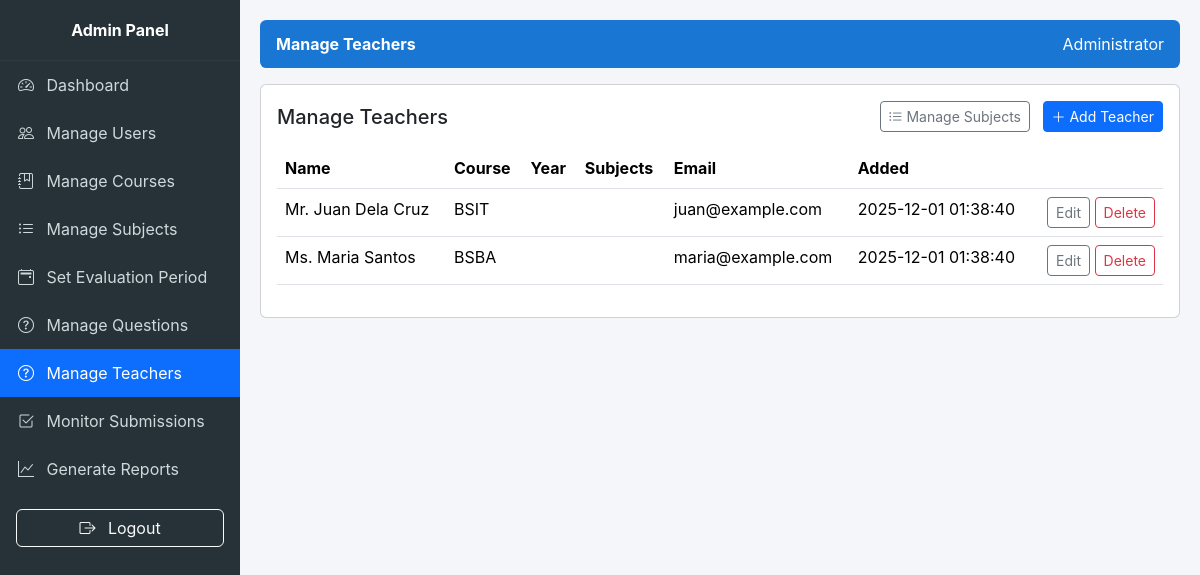
Page /manage_teachers.php (signed in) on the committed database.
### tables this page shows
CREATE TABLE IF NOT EXISTS teachers (
  id INT AUTO_INCREMENT PRIMARY KEY,
  name VARCHAR(150) NOT NULL,
  course VARCHAR(100),
  year VARCHAR(16),
  description TEXT,
  email VARCHAR(150),
  avatar VARCHAR(255) NULL,
  created_at DATETIME DEFAULT CURRENT_TIMESTAMP
);

### manage_teachers.php (the view, shortened to what this page needs)
<?php
require_once 'functions.php';
try {
    $conn->exec("
      CREATE TABLE IF NOT EXISTS subjects (
        id INT AUTO_INCREMENT PRIMARY KEY,
        subject_code VARCHAR(100) NOT NULL,
        subject_title VARCHAR(255) NOT NULL,
        course VARCHAR(100) NOT NULL,
        year VARCHAR(16) NOT NULL,
        created_at DATETIME DEFAULT CURRENT_TIMESTAMP,
        UNIQUE KEY ux_subject_code_course_year (subject_code, course, year)
      ) ENGINE=InnoDB DEFAULT CHARSET=utf8mb4;
    ");
} catch (Exception $e) {  }
try {
    $conn->exec("
      CREATE TABLE IF NOT EXISTS teacher_subjects (
        id INT AUTO_INCREMENT PRIMARY KEY,
        teacher_id INT NOT NULL,
        subject_id INT NOT NULL,
        created_at DATETIME DEFAULT CURRENT_TIMESTAMP,
        UNIQUE KEY ux_teacher_subject (teacher_id, subject_id),
        CONSTRAINT fk_ts_teacher FOREIGN KEY (teacher_id) REFERENCES teachers(id) ON DELETE CASCADE,
        CONSTRAINT fk_ts_subject FOREIGN KEY (subject_id) REFERENCES subjects(id) ON DELETE CASCADE
      ) ENGINE=InnoDB DEFAULT CHARSET=utf8mb4;
    ");
} catch (Exception $e) {  }
$teachers = $conn->query('SELECT id, name, course, year, email, description, created_at FROM teachers ORDER BY name ASC')->fetchAll(PDO::FETCH_ASSOC);
$maps = [];
?>
<div class="card p-3">
  <div class="d-flex justify-content-between align-items-center mb-3">
    <h5 class="mb-0">Manage Teachers</h5>
    <div>
      <a class="btn btn-outline-secondary btn-sm me-2" href="manage_subjects.php"><i class="bi bi-list-ul"></i> Manage Subjects</a>
      <button id="addTeacherBtn" class="btn btn-primary btn-sm" data-bs-toggle="modal" data-bs-target="#addTeacherModal"><i class="bi bi-plus-lg"></i> Add Teacher</button>
    </div>
  </div>
  <div class="table-responsive">
    <table class="table table-hover">
      <thead><tr><th>Name</th><th>Course</th><th>Year</th><th>Subjects</th><th>Email</th><th>Added</th><th></th></tr></thead>
      <tbody>
        <?php if (empty($teachers)): ?>
          <tr><td colspan="7" class="text-center py-3">No teachers found.</td></tr>
        <?php else: foreach($teachers as $t): ?>
          <tr>
            <td><?php echo htmlspecialchars($t['name']); ?></td>
            <td><?php echo htmlspecialchars($t['course']); ?></td>
            <td><?php echo htmlspecialchars($t['year']); ?></td>
            <td>
              <?php
                $list = $maps[$t['id']] ?? [];
              ?>
            </td>
            <td><?php echo htmlspecialchars($t['email']); ?></td>
            <td><?php echo htmlspecialchars($t['created_at']); ?></td>
            <td class="text-end">
              <button class="btn btn-sm btn-outline-secondary editTeacherBtn"
                      type="button"
                      data-id="<?php echo (int)$t['id']; ?>"
                      data-name="<?php echo htmlspecialchars($t['name'], ENT_QUOTES); ?>"
                      data-course="<?php echo htmlspecialchars($t['course'], ENT_QUOTES); ?>"
                      data-year="<?php echo htmlspecialchars($t['year'], ENT_QUOTES); ?>"
                      data-email="<?php echo htmlspecialchars($t['email'], ENT_QUOTES); ?>"
                      data-desc="<?php echo htmlspecialchars($t['description'], ENT_QUOTES); ?>"
                      data-subjects="<?php echo htmlspecialchars(json_encode(array_map(function($it){ return (int)$it['subject_id']; }, $list)), ENT_QUOTES); ?>">
                Edit
              </button>
              <form method="post" action="manage_teachers.php" style="display:inline" onsubmit="return confirm('Delete teacher? This action cannot be undone.');">
                <button class="btn btn-sm btn-outline-danger" type="submit">Delete</button>
              </form>
            </td>
          </tr>
        <?php endforeach; endif; ?>
      </tbody>
    </table>
  </div>
</div>
<?php
include 'admin_layout.php';
?>

### admin_layout.php (style rules this page uses)
body { background:#f4f6f9; font-family: Inter, sans-serif; }

### rows in the picture
teachers: name "Mr. Juan Dela Cruz", course "BSIT", email "juan@example.com", created_at "2025-12-01 01:38:40"
teachers: name "Ms. Maria Santos", course "BSBA", email "maria@example.com", created_at "2025-12-01 01:38:40"

### other values in the picture
$page_title "Manage Teachers"
$fullnameInSession "Administrator"
